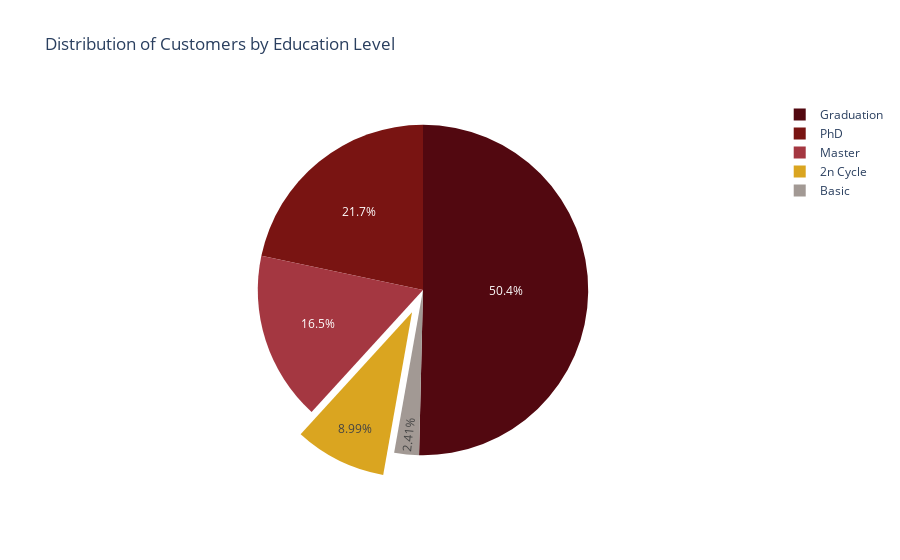

Notebook code for this chart:
### Code cell
color_dict = {'PhD':'#791412', 'Master':'#a43741', 'Graduation':'#520810', 'Basic':'#a29994', '2n Cycle':'goldenrod'}
fig = px.pie(data_frame=edu_df, names='Level', values='Count', color='Level', color_discrete_map=color_dict, title='Distribution of Customers by Education Level')
fig.update_traces(pull=[0, 0, 0, 0.15, 0])
fig.show()

### Figure 1 — Plotly figure (JSON) as saved in the notebook; plotly's stock layout.template omitted (floating-point values rounded to 4 significant figures)
{"data": [{"customdata": [["Graduation"], ["PhD"], ["Master"], ["2n Cycle"], ["Basic"]], "domain": {"x": [0, 1], "y": [0, 1]}, "hovertemplate": "Level=%{customdata[0]}<br>Count=%{value}<extra></extra>", "labels": ["Graduation", "PhD", "Master", "2n Cycle", "Basic"], "legendgroup": "", "marker": {"colors": ["#520810", "#791412", "#a43741", "goldenrod", "#a29994"]}, "name": "", "pull": [0, 0, 0, 0.15, 0], "showlegend": true, "type": "pie", "values": [1127, 485, 370, 201, 54]}], "layout": {"legend": {"tracegroupgap": 0}, "title": {"text": "Distribution of Customers by Education Level"}}}
